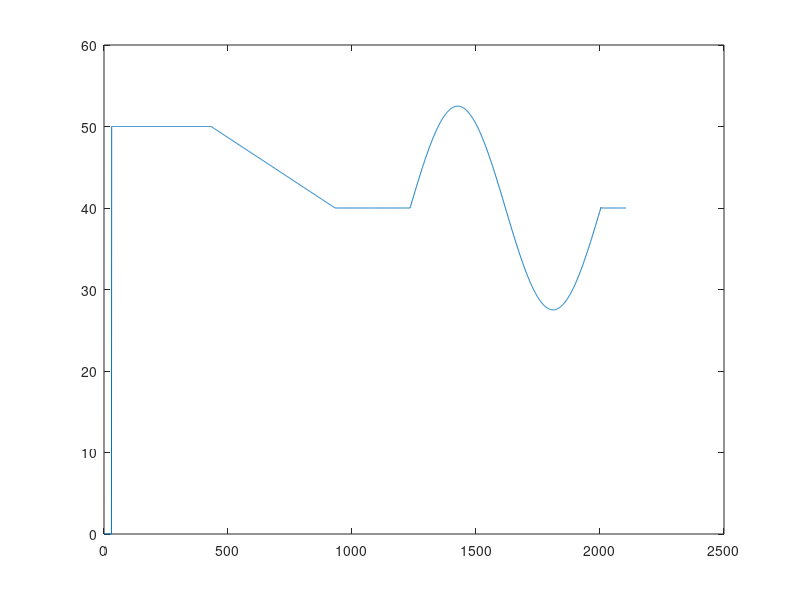

The MATLAB script that drew this image:
fs = 1; % Sampling frequency (samples per second) 
 dt = 1/fs; % seconds per sample 

% Constant1
const1_gain = 0;
const1_duration = 30
const1_time = 0:dt:const1_duration;
const1_signal = const1_gain * ones(1,const1_duration/dt + 1);
% plot(const1_time, const1_signal);

% Constant2
const2_gain = 50;
const2_duration = 400;
const2_time = 0:dt:const2_duration;
const2_signal = const2_gain * ones(1,const2_duration/dt + 1);
% plot(const2_time, const2_signal);
 
% Ramp
ramp_duration = 500;
ramp_time = 0:dt:ramp_duration;
ramp_gain = -10;
ramp_offset = const2_gain;
ramp_signal = ramp_offset + (ramp_gain * (ramp_time/ramp_duration));
% plot(ramp_time,ramp_signal);

% Constant3
const3_gain = const2_gain + ramp_gain;
const3_duration = 300;
const3_time = 0:dt:const3_duration;
const3_signal = const3_gain * ones(1,const3_duration/dt + 1);
% plot(const3_time, const3_signal);

% Sine wave
 sine_wavefreq = 0.0013; % Sine wave frequency (hertz) 
 %%For one cycle get time period
 sine_period = 1/sine_wavefreq ;
 % time step for one time period 
 sine_time = 0:dt:sine_period+dt ;
 sine_gain = 12.5;
 sine_signal = const3_gain + sine_gain * sin(2*pi*sine_wavefreq*sine_time) ;
%  plot(sine_time,sine_signal) ;

% Constant4
const4_gain = const3_gain;
const4_duration = 100;
const4_time = 0:dt:const4_duration;
const4_signal = const4_gain * ones(1,const4_duration/dt + 1);
% plot(const4_time, const4_signal);

time = 0:dt:const1_duration + const2_duration + ramp_duration + const3_duration + sine_period+dt + const4_duration + (5*(1/dt));
signal = [const1_signal const2_signal ramp_signal const3_signal sine_signal const4_signal];
output = [time; signal];
plot(time, signal);
save('Exp_401_SourceSignal.mat','output')